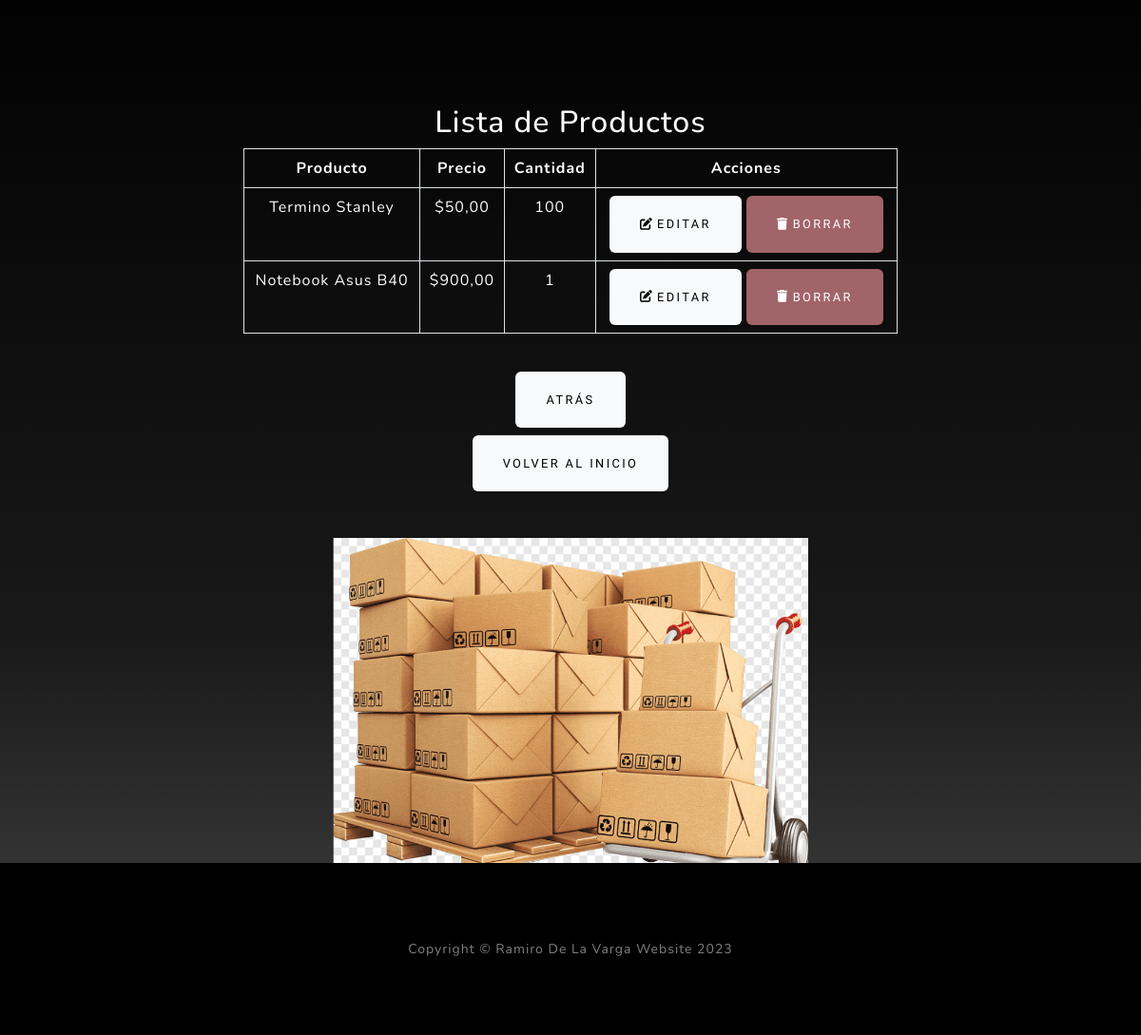
The page /app/productos/ (signed in, lower part) on the database as committed earlier.
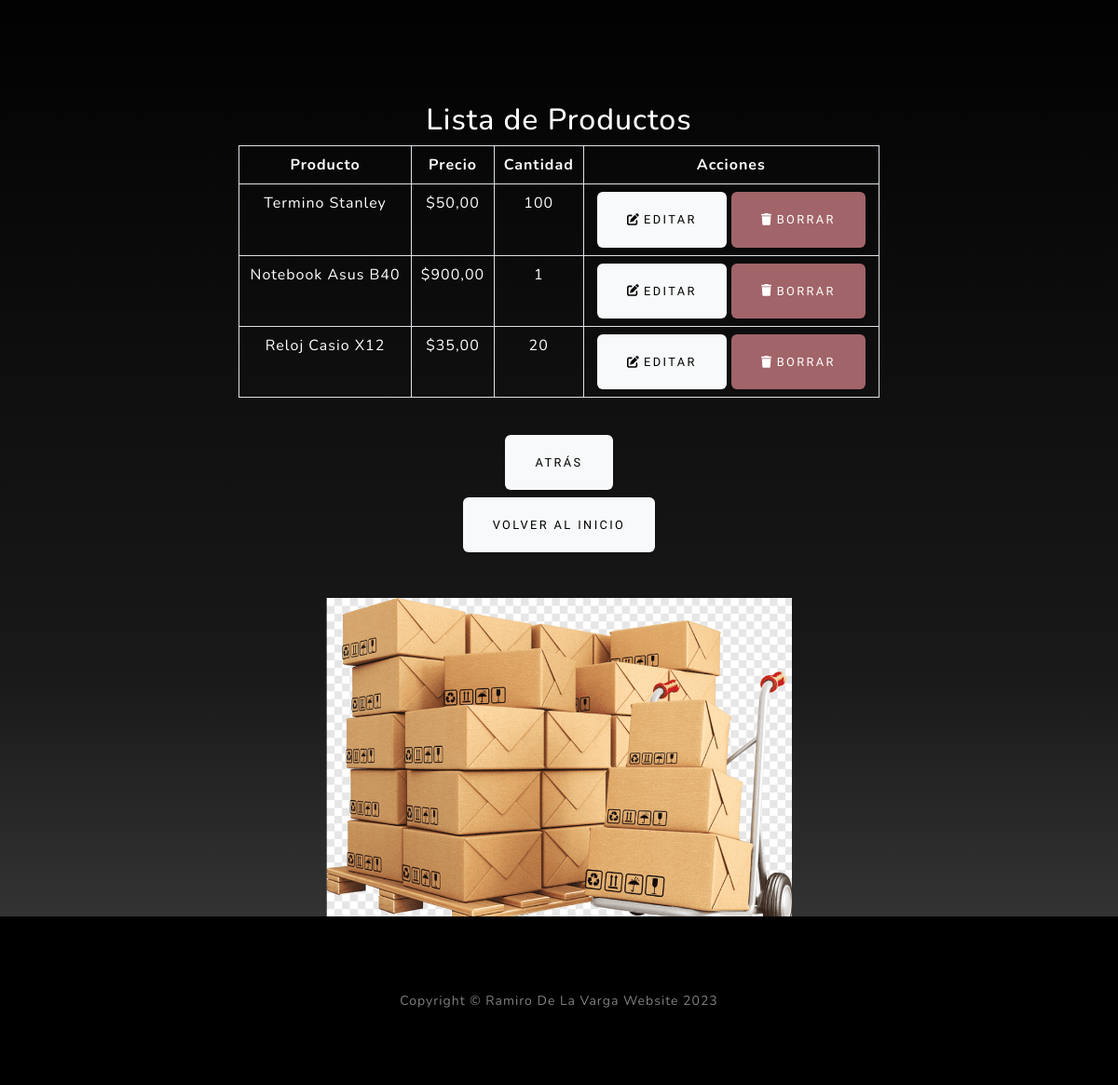
The same page on the database as committed later.
### app/models.py (models this page shows, shortened)
class Producto(models.Model):
    nombre = models.CharField(max_length=100)
    precio = models.DecimalField(max_digits=10, decimal_places=2)
    cantidad = models.IntegerField()
    descripcion = models.TextField()

### app/views.py (the view)
# urls.py: path('productos/', views.lista_productos, name="lista_productos"),
@login_required
def lista_productos(request):
    productos = Producto.objects.all()
    return render(request, 'app/lista_productos.html', {'productos': productos})

### app/templates/app/lista_productos.html (shortened to what this page needs)
{% extends 'app/index.html' %}
{% load static %}
{% block contenido %}
<section class="about-section text-center" id="about">
    <div class="container px-4 px-lg-5">
        <div class="row justify-content-center align-items-center">
            <div class="col-lg-8">
                <h2 class="text-white">Lista de Productos</h2>
                <div class="table-responsive">
                    <table class="table table-bordered text-white">
                        <thead>
                            <tr>
                                <th>Producto</th>
                                <th>Precio</th>
                                <th>Cantidad</th>
                                <th>Acciones</th>
                            </tr>
                        </thead>
                        <tbody>
                            {% for producto in productos %}
                                <tr>
                                    <td>{{ producto.nombre }}</td>
                                    <td>${{ producto.precio }}</td>
                                    <td>{{ producto.cantidad }}</td>
                                    <td>
                                        <a href="{% url 'editar_producto' producto.id %}" class="btn btn-light">
                                            <i class="fas fa-edit"></i> Editar
                                        </a>
                                        <a href="{% url 'borrar_producto' producto.id %}" class="btn btn-danger">
                                            <i class="fas fa-trash"></i> Borrar
                                        </a>
                                    </td>
                                </tr>
                            {% empty %}
                                <tr>
                                    <td colspan="4" class="text-center">No hay productos registrados</td>
                                </tr>
                            {% endfor %}
                        </tbody>
                    </table>
                </div>
                <div class="mt-4 text-center">
                    <a class="btn btn-light" href="{% url 'producto' %}">Atrás</a>
                </div>
                <div class="mt-2 text-center">
                    <a class="btn btn-light" href="{% url 'Home' %}">Volver al inicio</a>
                </div>
            </div>
        </div>
        <div class="mt-5">
            <img class="img-fluidmx-auto" style="max-width: 500px;" src="{% static 'app/assets/img/1.png' %}" alt="..." />
        </div>
    </div>
</section>
{% endblock contenido %}

Rows that differ between the two databases and show on the page:
added Producto: nombre "Reloj Casio X12", precio "35,00", cantidad "20"
